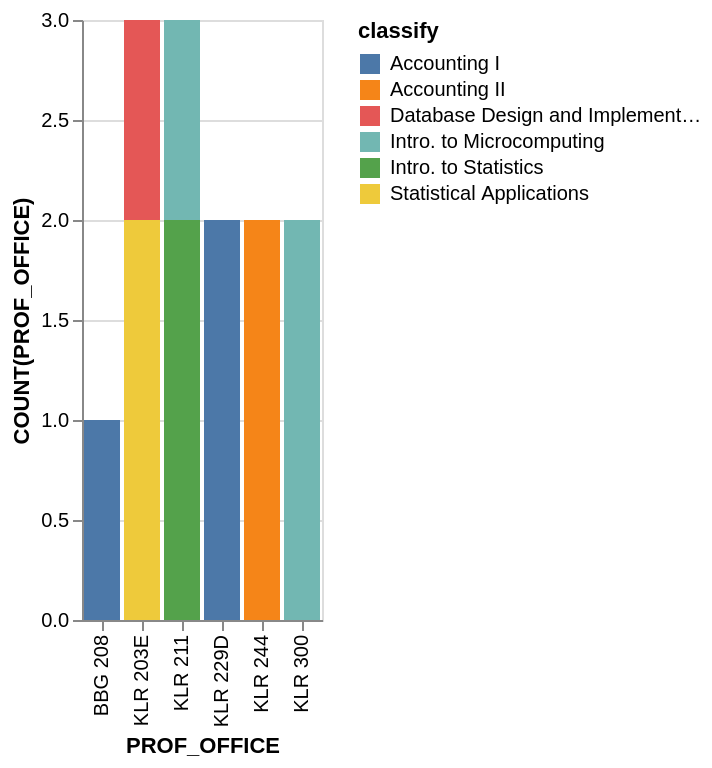

Write the Vega-Lite specification saved for this chart.
### Vega-Lite specification from a JSON file in a GitHub repository (floating-point values rounded to 4 significant figures)
{"data": {"values": [{"x_data": "BBG 208", "y_data": 1, "classify": "Accounting I"}, {"x_data": "KLR 203E", "y_data": 0, "classify": "Accounting I"}, {"x_data": "KLR 211", "y_data": 0, "classify": "Accounting I"}, {"x_data": "KLR 229D", "y_data": 2, "classify": "Accounting I"}, {"x_data": "KLR 244", "y_data": 0, "classify": "Accounting I"}, {"x_data": "KLR 300", "y_data": 0, "classify": "Accounting I"}, {"x_data": "BBG 208", "y_data": 0, "classify": "Accounting II"}, {"x_data": "KLR 203E", "y_data": 0, "classify": "Accounting II"}, {"x_data": "KLR 211", "y_data": 0, "classify": "Accounting II"}, {"x_data": "KLR 229D", "y_data": 0, "classify": "Accounting II"}, {"x_data": "KLR 244", "y_data": 2, "classify": "Accounting II"}, {"x_data": "KLR 300", "y_data": 0, "classify": "Accounting II"}, {"x_data": "BBG 208", "y_data": 0, "classify": "Database Design and Implementation"}, {"x_data": "KLR 203E", "y_data": 1, "classify": "Database Design and Implementation"}, {"x_data": "KLR 211", "y_data": 0, "classify": "Database Design and Implementation"}, {"x_data": "KLR 229D", "y_data": 0, "classify": "Database Design and Implementation"}, {"x_data": "KLR 244", "y_data": 0, "classify": "Database Design and Implementation"}, {"x_data": "KLR 300", "y_data": 0, "classify": "Database Design and Implementation"}, {"x_data": "BBG 208", "y_data": 0, "classify": "Intro. to Microcomputing"}, {"x_data": "KLR 203E", "y_data": 0, "classify": "Intro. to Microcomputing"}, {"x_data": "KLR 211", "y_data": 1, "classify": "Intro. to Microcomputing"}, {"x_data": "KLR 229D", "y_data": 0, "classify": "Intro. to Microcomputing"}, {"x_data": "KLR 244", "y_data": 0, "classify": "Intro. to Microcomputing"}, {"x_data": "KLR 300", "y_data": 2, "classify": "Intro. to Microcomputing"}, {"x_data": "BBG 208", "y_data": 0, "classify": "Intro. to Statistics"}, {"x_data": "KLR 203E", "y_data": 0, "classify": "Intro. to Statistics"}, {"x_data": "KLR 211", "y_data": 2, "classify": "Intro. to Statistics"}, {"x_data": "KLR 229D", "y_data": 0, "classify": "Intro. to Statistics"}, {"x_data": "KLR 244", "y_data": 0, "classify": "Intro. to Statistics"}, {"x_data": "KLR 300", "y_data": 0, "classify": "Intro. to Statistics"}, {"x_data": "BBG 208", "y_data": 0, "classify": "Statistical Applications"}, {"x_data": "KLR 203E", "y_data": 2, "classify": "Statistical Applications"}, {"x_data": "KLR 211", "y_data": 0, "classify": "Statistical Applications"}, {"x_data": "KLR 229D", "y_data": 0, "classify": "Statistical Applications"}, {"x_data": "KLR 244", "y_data": 0, "classify": "Statistical Applications"}, {"x_data": "KLR 300", "y_data": 0, "classify": "Statistical Applications"}]}, "mark": "bar", "encoding": {"x": {"field": "x_data", "type": "nominal", "title": "PROF_OFFICE", "sort": "ascending"}, "y": {"field": "y_data", "type": "quantitative", "title": "COUNT(PROF_OFFICE)"}, "color": {"field": "classify"}}}
